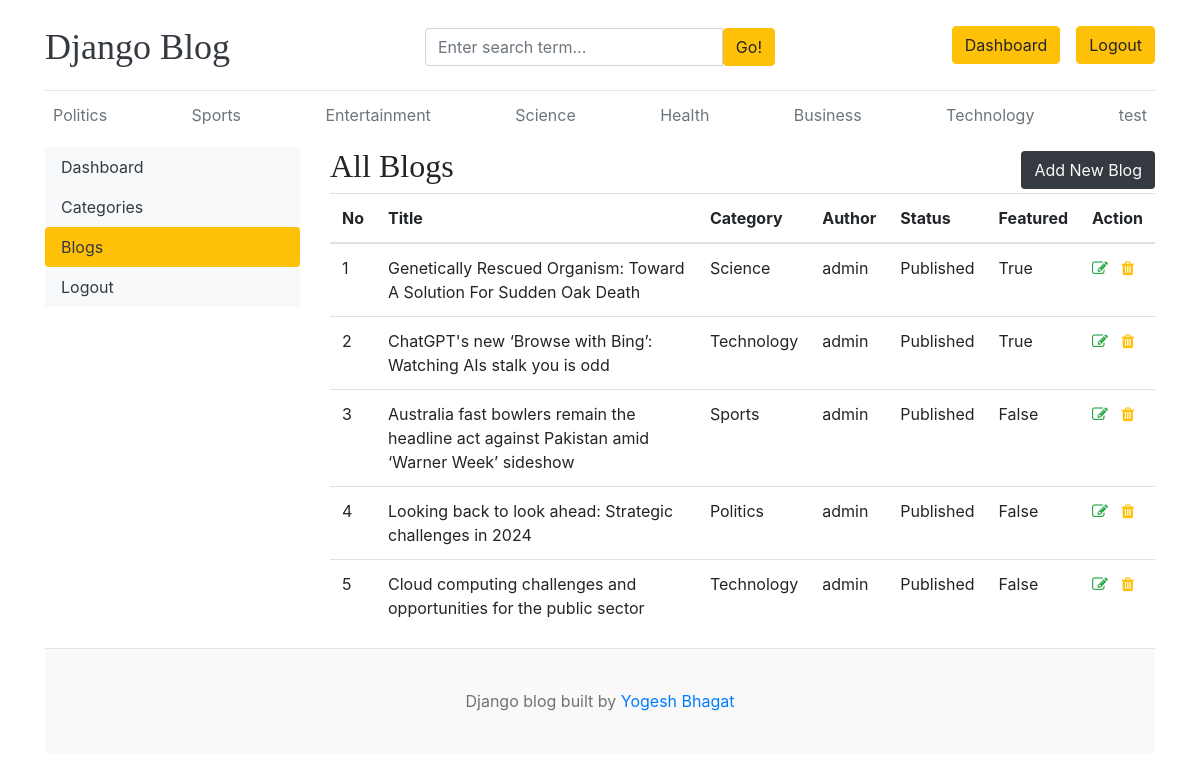
The page /dashboard/blogs/ (signed in) on the database its author committed.
### blogs/models.py (models this page shows, shortened)
class Category(models.Model):
    category_name = models.CharField(max_length=50)
    created_at = models.DateTimeField(auto_now_add=True)
    updated_at = models.DateTimeField(auto_now = True)
    class Meta:
        verbose_name_plural = 'Categories'
    def __str__(self):
        return self.category_name

class Blog(models.Model):
    title = models.CharField(max_length=100)
    slug = models.SlugField(max_length=150, unique=True, blank=True)
    category = models.ForeignKey(Category, on_delete=models.CASCADE)
    author = models.ForeignKey(User, on_delete=models.CASCADE)
    image = models.ImageField(upload_to='uploads/%Y/%m/%d')
    short_description = models.TextField(max_length=200)
    blog_body = models.TextField(max_length=2000)
    status = models.CharField(max_length=20, choices=STATUS_CHOICES, default='Draft')
    is_featured = models.BooleanField(default=False)
    created_at = models.DateTimeField(auto_now_add=True)
    updated_at = models.DateTimeField(auto_now=True)

### dashboards/views.py (the view)
# urls.py: path('blogs/', views.blogs, name='blogs'),
def blogs(request):
    blogs = Blog.objects.all()
    context = {
        'blogs' : blogs,
    }
    return render(request, 'dashboard/blogs.html', context)

### blogs/context_processors.py (called while the page is built)
def get_categories(request):
    categories = Category.objects.all()
    return dict(categories=categories)

def get_social_links(request):
    social_links = SocialLink.objects.all()
    return dict(social_links=social_links)

### templates/dashboard/blogs.html (shortened to what this page needs)
{% extends 'base.html' %}
{% block content %}
<div class="row">
    {% include 'dashboard/sidebar.html' %}
    <div class="col-md-9">
        <div class="row">
            <div class="col">
                <div class="header-container">
                    <h2>All Blogs</h2>
                    <a href="{% url 'add_blog' %}" class="btn bg-dark text-light">Add New Blog</a>
                </div>
                <table class="table table-hover">
                    <thead>
                      <tr>
                        <th>No</th>
                        <th>Title</th>
                        <th>Category</th>
                        <th>Author</th>
                        <th>Status</th>
                        <th>Featured</th>
                        <th>Action</th>
                      </tr>
                    </thead>
                    <tbody>
                    {% for blog in blogs %}
                      <tr>
                        <td>{{forloop.counter}}</th>
                        <td>{{blog.title}}</td>
                        <td>{{blog.category}}</td>
                        <td>{{blog.author}}</td>
                        <td>{{blog.status}}</td>
                        <td>{{blog.is_featured}}</td>
                        <td>
                            <a href="{% url 'edit_blog' blog.id %}"><i class="fa fa-edit text-success"></i></a>
                            <a href="{% url 'delete_blog' blog.id %}"><i class="fa fa-trash text-warning"></i></a>
                        </td>
                      </tr>
                    {% endfor %}
                    </tbody>
                </table>
            </div>
        </div>
    </div>
</div>
{% endblock %}

### templates/base.html (shortened to what this page needs)
{% load static %}
<!DOCTYPE html>
<html lang="en">
<head>
    <link href="https://getbootstrap.com/docs/4.0/dist/css/bootstrap.min.css" rel="stylesheet">
    <link rel="stylesheet" href="https://cdnjs.cloudflare.com/ajax/libs/font-awesome/4.7.0/css/font-awesome.min.css">
    <link href="{% static 'css/blog.css' %}" rel="stylesheet">
  </head>
<body>
    <div class="container">
      <header class="blog-header py-3">
        <div class="row flex-nowrap justify-content-between align-items-center">
          <div class="col-4 pt-1">
            <a class="blog-header-logo text-dark" href="/">Django Blog</a>
          </div>
          <div class="col-4 pt-1">
            <form action="{% url 'search' %}" method="GET">
              <div class="input-group">
                <input class="form-control" type="text" name="keyword" value="{{keyword}}" placeholder="Enter search term..." aria-label="Enter search term..." aria-describedby="button-search" />
                <button type="submit" class="btn btn-warning" id="button-search" type="button">Go!</button>
            </div>
            </form>
          </div>
          <div class="col-4 d-flex justify-content-end align-items-center">
            {% if not user.is_authenticated %}
            <a class="btn btn-sm btn-warning" href="{% url 'login' %}">Login</a> &nbsp;
            <a class="btn btn-sm btn-outline-secondary" href="{% url 'register' %}">Register</a>
            {% else %}
            <a href="{% url 'dashboard' %}" class="btn btn-warning">Dashboard</a>
            <a href="{% url 'logout' %}" class="btn btn-warning">Logout</a>
            {% endif %}
          </div>
        </div>
      </header>
      <div class="nav-scroller py-1 mb-2">
        <nav class="nav d-flex justify-content-between">
          {% for category in categories %}
          <a class="p-2 text-muted" href="{%url 'blogs_by_category' category.id%}">{{category.category_name}}</a>
          {% endfor %}
        </nav>
      </div>
{% block content %}
{% endblock %}
<footer class="blog-footer">
  <p>Django blog built  by <a href="#">Yogesh Bhagat</a></p>
</footer>
</body>
</html>

### blog_main/static/css/blog.css (style rules this page uses)
.blog-header { border-bottom: 1px solid #e5e5e5; }
.blog-header-logo { font-family: "Playfair Display", Georgia, "Times New Roman", serif; font-size: 2.25rem; }
h1, h2, h3, h4, h5, h6 { font-family: "Playfair Display", Georgia, "Times New Roman", serif; }
.blog-footer { padding: 2.5rem 0; color: #727272; text-align: center; background-color: #f9f9f9; border-top: .05rem solid #e5e5e5; }
.blog-footer p:last-child { margin-bottom: 0; }

### templates/dashboard/blogs.html (style rules this page uses)
.header-container { display: flex; justify-content: space-between; align-items: center; }

### rows shown on the page
Category: category_name "Politics"
Category: category_name "Sports"
Category: category_name "Entertainment"
Category: category_name "Science"
Category: category_name "Health"
Category: category_name "Business"
Category: category_name "Technology"
Category: category_name "test"
Blog: title "Genetically Rescued Organism: Toward A Solution For Sudden Oak Death", category "Science", author "admin", status "Published", is_featured "True"
Blog: title "ChatGPT's new ‘Browse with Bing’: Watching AIs stalk you is odd", category "Technology", author "admin", status "Published", is_featured "True"
Blog: title "Australia fast bowlers remain the headline act against Pakistan amid ‘Warner Week’ sideshow", category "Sports", author "admin", status "Published", is_featured "False"
Blog: title "Looking back to look ahead: Strategic challenges in 2024", category "Politics", author "admin", status "Published", is_featured "False"
Blog: title "Cloud computing challenges and opportunities for the public sector", category "Technology", author "admin", status "Published", is_featured "False"
